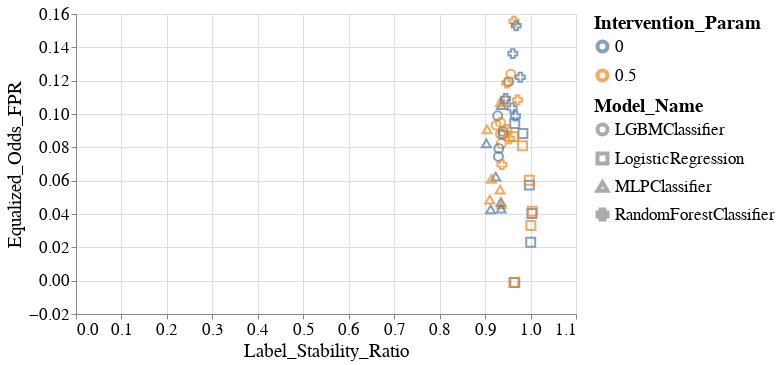

Here is the notebook cell this chart was saved with:
### Code cell
create_scatter_plot(melted_all_group_metrics_per_model_dct,
                    group='SEX&RAC1P',
                    fairness_metric_name='Equalized_Odds_FPR',
                    stability_metric_name='Label_Stability_Ratio')

### Figure 1 — Vega-Lite specification as saved in the notebook (floating-point values rounded to 4 significant figures)
{"config": {"view": {"continuousWidth": 400, "continuousHeight": 300}, "axis": {"labelFontSize": 17, "labelFontWeight": "normal", "titleFontSize": 19, "titleFontWeight": "normal"}, "legend": {"labelFontSize": 17, "labelLimit": 200, "symbolStrokeWidth": 4, "titleFontSize": 19, "titleLimit": 220}, "title": {"fontSize": 17}}, "data": {"name": "data-393a84d5bebb80586433e8188ccc384c"}, "mark": {"type": "point", "size": 60}, "encoding": {"color": {"field": "Intervention_Param", "type": "nominal"}, "shape": {"field": "Model_Name", "type": "nominal"}, "size": {"value": 80}, "x": {"field": "Label_Stability_Ratio", "type": "quantitative"}, "y": {"field": "Equalized_Odds_FPR", "type": "quantitative"}}, "height": 300, "width": 500, "$schema": "https://vega.github.io/schema/vega-lite/v4.17.0.json", "datasets": {"data-393a84d5bebb80586433e8188ccc384c": [{"Model_Name": "LGBMClassifier", "Experiment_Iteration": "Exp_iter_1", "Intervention_Param": 0.0, "Test_Set_Index": 0, "Group": "SEX&RAC1P", "Equalized_Odds_FPR": 0.09892, "Label_Stability_Ratio": 0.9276}, {"Model_Name": "LGBMClassifier", "Experiment_Iteration": "Exp_iter_1", "Intervention_Param": 0.5, "Test_Set_Index": 0, "Group": "SEX&RAC1P", "Equalized_Odds_FPR": 0.09332, "Label_Stability_Ratio": 0.9242}, {"Model_Name": "LGBMClassifier", "Experiment_Iteration": "Exp_iter_2", "Intervention_Param": 0.0, "Test_Set_Index": 0, "Group": "SEX&RAC1P", "Equalized_Odds_FPR": 0.1194, "Label_Stability_Ratio": 0.9516}, {"Model_Name": "LGBMClassifier", "Experiment_Iteration": "Exp_iter_2", "Intervention_Param": 0.5, "Test_Set_Index": 0, "Group": "SEX&RAC1P", "Equalized_Odds_FPR": 0.1239, "Label_Stability_Ratio": 0.9568}, {"Model_Name": "LGBMClassifier", "Experiment_Iteration": "Exp_iter_3", "Intervention_Param": 0.0, "Test_Set_Index": 0, "Group": "SEX&RAC1P", "Equalized_Odds_FPR": 0.08956, "Label_Stability_Ratio": 0.9398}, {"Model_Name": "LGBMClassifier", "Experiment_Iteration": "Exp_iter_3", "Intervention_Param": 0.5, "Test_Set_Index": 0, "Group": "SEX&RAC1P", "Equalized_Odds_FPR": 0.08226, "Label_Stability_Ratio": 0.9358}, {"Model_Name": "LGBMClassifier", "Experiment_Iteration": "Exp_iter_4", "Intervention_Param": 0.0, "Test_Set_Index": 0, "Group": "SEX&RAC1P", "Equalized_Odds_FPR": 0.07936, "Label_Stability_Ratio": 0.9302}, {"Model_Name": "LGBMClassifier", "Experiment_Iteration": "Exp_iter_4", "Intervention_Param": 0.5, "Test_Set_Index": 0, "Group": "SEX&RAC1P", "Equalized_Odds_FPR": 0.08794, "Label_Stability_Ratio": 0.9338}, {"Model_Name": "LGBMClassifier", "Experiment_Iteration": "Exp_iter_5", "Intervention_Param": 0.0, "Test_Set_Index": 0, "Group": "SEX&RAC1P", "Equalized_Odds_FPR": 0.07452, "Label_Stability_Ratio": 0.9295}, {"Model_Name": "LGBMClassifier", "Experiment_Iteration": "Exp_iter_5", "Intervention_Param": 0.5, "Test_Set_Index": 0, "Group": "SEX&RAC1P", "Equalized_Odds_FPR": 0.09493, "Label_Stability_Ratio": 0.9336}, {"Model_Name": "LGBMClassifier", "Experiment_Iteration": "Exp_iter_6", "Intervention_Param": 0.0, "Test_Set_Index": 0, "Group": "SEX&RAC1P", "Equalized_Odds_FPR": 0.08777, "Label_Stability_Ratio": 0.9397}, {"Model_Name": "LGBMClassifier", "Experiment_Iteration": "Exp_iter_6", "Intervention_Param": 0.5, "Test_Set_Index": 0, "Group": "SEX&RAC1P", "Equalized_Odds_FPR": 0.1079, "Label_Stability_Ratio": 0.9431}, {"Model_Name": "LogisticRegression", "Experiment_Iteration": "Exp_iter_1", "Intervention_Param": 0.0, "Test_Set_Index": 0, "Group": "SEX&RAC1P", "Equalized_Odds_FPR": -0.001072, "Label_Stability_Ratio": 0.9653}, {"Model_Name": "LogisticRegression", "Experiment_Iteration": "Exp_iter_1", "Intervention_Param": 0.5, "Test_Set_Index": 0, "Group": "SEX&RAC1P", "Equalized_Odds_FPR": -0.001072, "Label_Stability_Ratio": 0.9631}, {"Model_Name": "LogisticRegression", "Experiment_Iteration": "Exp_iter_2", "Intervention_Param": 0.0, "Test_Set_Index": 0, "Group": "SEX&RAC1P", "Equalized_Odds_FPR": 0.08825, "Label_Stability_Ratio": 0.9831}, {"Model_Name": "LogisticRegression", "Experiment_Iteration": "Exp_iter_2", "Intervention_Param": 0.5, "Test_Set_Index": 0, "Group": "SEX&RAC1P", "Equalized_Odds_FPR": 0.08101, "Label_Stability_Ratio": 0.9824}, {"Model_Name": "LogisticRegression", "Experiment_Iteration": "Exp_iter_3", "Intervention_Param": 0.0, "Test_Set_Index": 0, "Group": "SEX&RAC1P", "Equalized_Odds_FPR": 0.05732, "Label_Stability_Ratio": 0.9974}, {"Model_Name": "LogisticRegression", "Experiment_Iteration": "Exp_iter_3", "Intervention_Param": 0.5, "Test_Set_Index": 0, "Group": "SEX&RAC1P", "Equalized_Odds_FPR": 0.0602, "Label_Stability_Ratio": 0.9972}, {"Model_Name": "LogisticRegression", "Experiment_Iteration": "Exp_iter_4", "Intervention_Param": 0.0, "Test_Set_Index": 0, "Group": "SEX&RAC1P", "Equalized_Odds_FPR": 0.09423, "Label_Stability_Ratio": 0.9652}, {"Model_Name": "LogisticRegression", "Experiment_Iteration": "Exp_iter_4", "Intervention_Param": 0.5, "Test_Set_Index": 0, "Group": "SEX&RAC1P", "Equalized_Odds_FPR": 0.08642, "Label_Stability_Ratio": 0.9624}, {"Model_Name": "LogisticRegression", "Experiment_Iteration": "Exp_iter_5", "Intervention_Param": 0.0, "Test_Set_Index": 0, "Group": "SEX&RAC1P", "Equalized_Odds_FPR": 0.04031, "Label_Stability_Ratio": 1.003}, {"Model_Name": "LogisticRegression", "Experiment_Iteration": "Exp_iter_5", "Intervention_Param": 0.5, "Test_Set_Index": 0, "Group": "SEX&RAC1P", "Equalized_Odds_FPR": 0.0417, "Label_Stability_Ratio": 1.004}, {"Model_Name": "LogisticRegression", "Experiment_Iteration": "Exp_iter_6", "Intervention_Param": 0.0, "Test_Set_Index": 0, "Group": "SEX&RAC1P", "Equalized_Odds_FPR": 0.02302, "Label_Stability_Ratio": 1.0}, {"Model_Name": "LogisticRegression", "Experiment_Iteration": "Exp_iter_6", "Intervention_Param": 0.5, "Test_Set_Index": 0, "Group": "SEX&RAC1P", "Equalized_Odds_FPR": 0.03309, "Label_Stability_Ratio": 1.001}, {"Model_Name": "MLPClassifier", "Experiment_Iteration": "Exp_iter_1", "Intervention_Param": 0.0, "Test_Set_Index": 0, "Group": "SEX&RAC1P", "Equalized_Odds_FPR": 0.08238, "Label_Stability_Ratio": 0.9028}, {"Model_Name": "MLPClassifier", "Experiment_Iteration": "Exp_iter_1", "Intervention_Param": 0.5, "Test_Set_Index": 0, "Group": "SEX&RAC1P", "Equalized_Odds_FPR": 0.09071, "Label_Stability_Ratio": 0.9044}, {"Model_Name": "MLPClassifier", "Experiment_Iteration": "Exp_iter_2", "Intervention_Param": 0.0, "Test_Set_Index": 0, "Group": "SEX&RAC1P", "Equalized_Odds_FPR": 0.1053, "Label_Stability_Ratio": 0.936}, {"Model_Name": "MLPClassifier", "Experiment_Iteration": "Exp_iter_2", "Intervention_Param": 0.5, "Test_Set_Index": 0, "Group": "SEX&RAC1P", "Equalized_Odds_FPR": 0.107, "Label_Stability_Ratio": 0.9337}, {"Model_Name": "MLPClassifier", "Experiment_Iteration": "Exp_iter_3", "Intervention_Param": 0.0, "Test_Set_Index": 0, "Group": "SEX&RAC1P", "Equalized_Odds_FPR": 0.04278, "Label_Stability_Ratio": 0.9122}, {"Model_Name": "MLPClassifier", "Experiment_Iteration": "Exp_iter_3", "Intervention_Param": 0.5, "Test_Set_Index": 0, "Group": "SEX&RAC1P", "Equalized_Odds_FPR": 0.04864, "Label_Stability_Ratio": 0.9103}, {"Model_Name": "MLPClassifier", "Experiment_Iteration": "Exp_iter_4", "Intervention_Param": 0.0, "Test_Set_Index": 0, "Group": "SEX&RAC1P", "Equalized_Odds_FPR": 0.06246, "Label_Stability_Ratio": 0.9235}, {"Model_Name": "MLPClassifier", "Experiment_Iteration": "Exp_iter_4", "Intervention_Param": 0.5, "Test_Set_Index": 0, "Group": "SEX&RAC1P", "Equalized_Odds_FPR": 0.06105, "Label_Stability_Ratio": 0.9139}, {"Model_Name": "MLPClassifier", "Experiment_Iteration": "Exp_iter_5", "Intervention_Param": 0.0, "Test_Set_Index": 0, "Group": "SEX&RAC1P", "Equalized_Odds_FPR": 0.04719, "Label_Stability_Ratio": 0.9348}, {"Model_Name": "MLPClassifier", "Experiment_Iteration": "Exp_iter_5", "Intervention_Param": 0.5, "Test_Set_Index": 0, "Group": "SEX&RAC1P", "Equalized_Odds_FPR": 0.04581, "Label_Stability_Ratio": 0.9355}, {"Model_Name": "MLPClassifier", "Experiment_Iteration": "Exp_iter_6", "Intervention_Param": 0.0, "Test_Set_Index": 0, "Group": "SEX&RAC1P", "Equalized_Odds_FPR": 0.04317, "Label_Stability_Ratio": 0.9354}, {"Model_Name": "MLPClassifier", "Experiment_Iteration": "Exp_iter_6", "Intervention_Param": 0.5, "Test_Set_Index": 0, "Group": "SEX&RAC1P", "Equalized_Odds_FPR": 0.05468, "Label_Stability_Ratio": 0.933}, {"Model_Name": "RandomForestClassifier", "Experiment_Iteration": "Exp_iter_1", "Intervention_Param": 0.5, "Test_Set_Index": 0, "Group": "SEX&RAC1P", "Equalized_Odds_FPR": 0.08511, "Label_Stability_Ratio": 0.9537}, {"Model_Name": "RandomForestClassifier", "Experiment_Iteration": "Exp_iter_1", "Intervention_Param": 0.0, "Test_Set_Index": 0, "Group": "SEX&RAC1P", "Equalized_Odds_FPR": 0.09879, "Label_Stability_Ratio": 0.9669}, {"Model_Name": "RandomForestClassifier", "Experiment_Iteration": "Exp_iter_2", "Intervention_Param": 0.5, "Test_Set_Index": 0, "Group": "SEX&RAC1P", "Equalized_Odds_FPR": 0.1557, "Label_Stability_Ratio": 0.9637}, {"Model_Name": "RandomForestClassifier", "Experiment_Iteration": "Exp_iter_2", "Intervention_Param": 0.0, "Test_Set_Index": 0, "Group": "SEX&RAC1P", "Equalized_Odds_FPR": 0.1529, "Label_Stability_Ratio": 0.9683}, {"Model_Name": "RandomForestClassifier", "Experiment_Iteration": "Exp_iter_3", "Intervention_Param": 0.5, "Test_Set_Index": 0, "Group": "SEX&RAC1P", "Equalized_Odds_FPR": 0.1186, "Label_Stability_Ratio": 0.9478}, {"Model_Name": "RandomForestClassifier", "Experiment_Iteration": "Exp_iter_3", "Intervention_Param": 0.0, "Test_Set_Index": 0, "Group": "SEX&RAC1P", "Equalized_Odds_FPR": 0.1362, "Label_Stability_Ratio": 0.9611}, {"Model_Name": "RandomForestClassifier", "Experiment_Iteration": "Exp_iter_4", "Intervention_Param": 0.5, "Test_Set_Index": 0, "Group": "SEX&RAC1P", "Equalized_Odds_FPR": 0.06963, "Label_Stability_Ratio": 0.937}, {"Model_Name": "RandomForestClassifier", "Experiment_Iteration": "Exp_iter_4", "Intervention_Param": 0.0, "Test_Set_Index": 0, "Group": "SEX&RAC1P", "Equalized_Odds_FPR": 0.1093, "Label_Stability_Ratio": 0.9453}, {"Model_Name": "RandomForestClassifier", "Experiment_Iteration": "Exp_iter_5", "Intervention_Param": 0.5, "Test_Set_Index": 0, "Group": "SEX&RAC1P", "Equalized_Odds_FPR": 0.1084, "Label_Stability_Ratio": 0.9717}, {"Model_Name": "RandomForestClassifier", "Experiment_Iteration": "Exp_iter_5", "Intervention_Param": 0.0, "Test_Set_Index": 0, "Group": "SEX&RAC1P", "Equalized_Odds_FPR": 0.1221, "Label_Stability_Ratio": 0.9776}, {"Model_Name": "RandomForestClassifier", "Experiment_Iteration": "Exp_iter_6", "Intervention_Param": 0.5, "Test_Set_Index": 0, "Group": "SEX&RAC1P", "Equalized_Odds_FPR": 0.09065, "Label_Stability_Ratio": 0.9479}, {"Model_Name": "RandomForestClassifier", "Experiment_Iteration": "Exp_iter_6", "Intervention_Param": 0.0, "Test_Set_Index": 0, "Group": "SEX&RAC1P", "Equalized_Odds_FPR": 0.1036, "Label_Stability_Ratio": 0.9594}]}}
